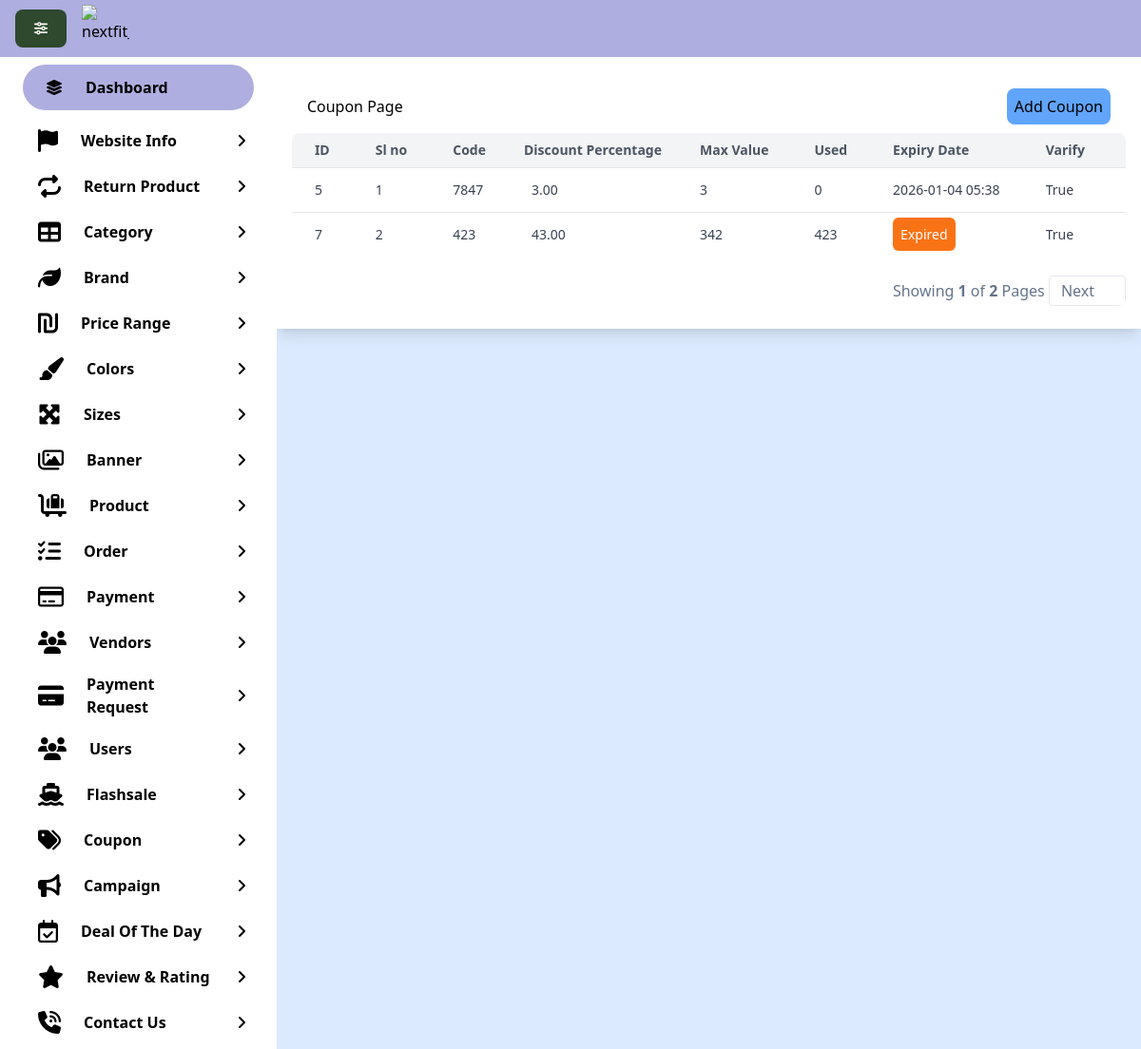
The app's page /coupon-list with its own data.
### store/models.py (models this page shows, shortened)
class Coupon(models.Model):
    code = models.CharField(max_length=30, unique=True)
    discount_price = models.DecimalField(max_digits=10, decimal_places=2,)
    used = models.IntegerField(default=0)
    quantity = models.IntegerField(default=0)
    start_date = models.DateTimeField(default=timezone.now)
    end_date = models.DateTimeField()
    is_active = models.BooleanField(default=False)

### dashboard/views.py (the view)
# urls.py: path('coupon-list', coupon_list, name='coupon_list'),
def coupon_list(request):
    obj_list = Coupon.objects.all()  # Get all coupons
    paginator = Paginator(obj_list, 2)  # 10 items per page
    page_number = request.GET.get("page")  # Get the page number from the query string
    query = paginator.get_page(page_number)  # Get the page object
    return render(request, 'coupon/coupon-list.html', {'query': query, 'now': now()})

### store/context_processors.py (called while the page is built)
def dynamic_data(request):
    con_categories = ProductCategory.objects.filter(parent=None, is_verify=True)
    con_cart = request.session.get('cart', {})
    con_coupon = request.session.get('coupon', {})
    count_cart = len(con_cart)
    con_wishlist = request.session.get('wishlist', {})
    count_wishlist = len(con_wishlist)
    con_total = calculate_cart_total(request)
    return {
        'con_categories':con_categories,
        'con_cart':con_cart,
        'con_coupon':con_coupon,
        'count_cart':count_cart,
        'con_wishlist':con_wishlist,
        'con_total':con_total,
        'count_wishlist':count_wishlist,
    }

### store/views.py (called while the page is built)
def calculate_cart_total(request):
    cart = request.session.get('cart', {})
    total_price = 0
    for item in cart.values():
        total_price += item['price'] * item['quantity']
    return total_price

### dashboard/templates/coupon/coupon-list.html (shortened to what this page needs)
{% extends "dashboard/base.html" %}
{% load static %}
{% block content %}
<div class="mt-  ">
    <div class="px-4 py-6 shadow-lg bg-white">
        <div class="flex justify-between">
            <div class="p-4">
                <p>Coupon Page</p>
            </div>
            <div class="p-4">
                <a href="{% url "coupon_add" %}" class="bg-blue-400 p-2 rounded-lg">Add Coupon</a>
            </div>
        </div>
        <div class="bg-white  rounded-lg ">
            <div class="max-w-full overflow-hidden rounded-lg  bg-white">
                <div class="overflow-x-auto">
                    <table class="w-full table-auto text-sm">
                        <thead class="bg-gray-100">
                            <tr class="text-gray-600">
                                <th class="text-left px-6 py-2 whitespace-nowrap">ID</th>
                                <th class="text-left px-6 py-2 whitespace-nowrap">Sl no</th>
                                <th class="text-left px-6 py-2 whitespace-nowrap">Code</th>
                                <th class="text-left px-4 py-2 whitespace-nowrap">Discount Percentage</th>
                                <th class="text-left px-6 py-2 whitespace-nowrap">Max Value</th>
                                <th class="text-left px-6 py-2 whitespace-nowrap">Used</th>
                                <th class="text-left px-6 py-2 whitespace-nowrap">Expiry Date</th>
                                <th class="text-left px-6 py-2 whitespace-nowrap">Varify</th>
                                <th class="text-left px-6 py-2 whitespace-nowrap">Action</th>
                            </tr>
                        </thead>
                        <tboday>
                            {% for i in query %}
                            <tr class="border-t hover:bg-gray-200 text-gray-700">
                                <td class="px-6 py-2 whitespace-nowrap">{{ i.id }}</td>
                                <td class="px-6 py-2 whitespace-nowrap">{{ forloop.counter }}</td>
                                <td class="px-6 py-2 whitespace-nowrap">{{ i.code }}</td>
                                <td class="px-6 py-2 whitespace-nowrap">{{ i.discount_price }}</td>
                                <td class="px-6 py-2 whitespace-nowrap">{{ i.quantity }}</td>
                                <td class="px-6 py-2 whitespace-nowrap">{{ i.used }}</td>
                                <td class="px-6 py-2 whitespace-nowrap">
                                    {% if i.end_date < now %}
                                        <span class="text-white p-2 bg-orange-500 rounded-md">Expired</span>
                                    {% else %}
                                        {{ i.end_date|date:"Y-m-d H:i" }}
                                    {% endif %}
                                </td>
                                <td class="px-6 py-2 whitespace-nowrap">{{ i.is_active }}</td>
                                <td class="px-6 py-2 whitespace-nowrap flex items-center space-x-3 text-center">
                                </td>
                            </tr>
                            {% empty %}
                            <tr>
                                <td colspan="5" class="text-center text-gray-500 py-4">No websites available.</td>
                            </tr>
                            {% endfor %}
                        </tboday>
                    </table>
                    <div class="flex justify-between items-center">
                        <div class=" mt-5 ">
                            <div class="mb-4 grow md:mb-0 inline-flex items-center justify-center">
                                <p class="text-slate-500">Showing <b>{{ query.number }}</b> of <b>{{ query.paginator.num_pages }}</b> Pages</p>
                            </div>
                            {% if query.has_next %}
                                <a href="?page={{ query.next_page_number }}"
                                class="inline-flex items-center justify-center bg-white h-8 px-3 transition-all duration-150 ease-linear border rounded text-slate-500 hover:text-blue-500 hover:bg-blue-50 focus:bg-blue-50 focus:text-blue-500">
                                    Next <i class="ml-1 size-4 " data-lucide="chevron-right"></i>
                                </a>
                            {% endif %}
                        </div>
                    </div>
                </div>
            </div>
        </div>
    </div>
</div>
{% endblock content %}

### records on screen
Coupon: id "5", code "7847", discount_price "3.00", quantity "3", used "0", end_date "2026-01-04 05:38", is_active "True"
Coupon: id "7", code "423", discount_price "43.00", quantity "342", used "423", shows "Expired", is_active "True"

### other values on screen
{{ query.number }} "1"
{{ query.paginator.num_pages }} "2"
